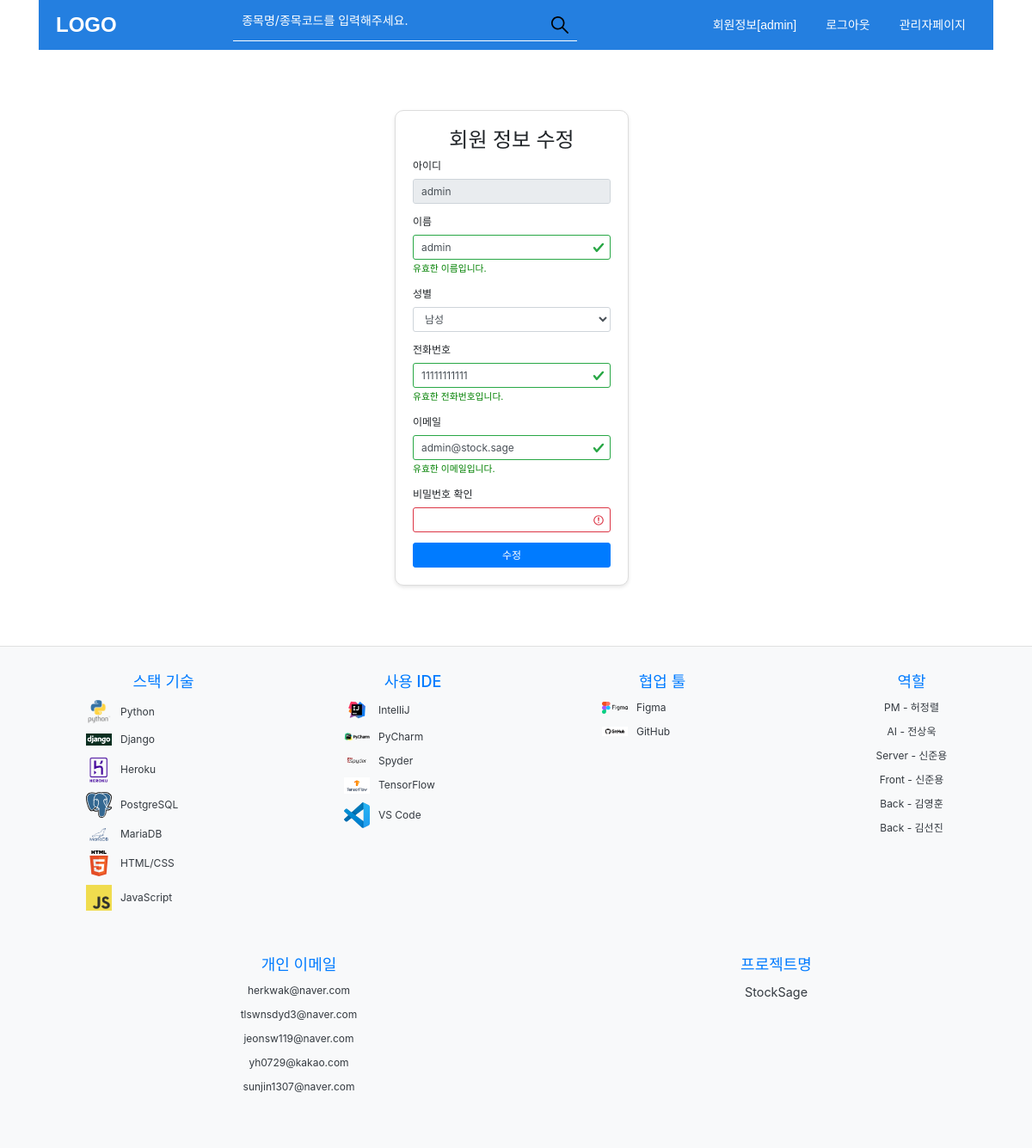
Page /member/update/ (signed in) on the committed database.
### member/models.py (models this page shows)
class Member(models.Model) :
    id = models.CharField(max_length=20, primary_key=True)
    pass1 = models.CharField(max_length=20)
    name = models.CharField(max_length=20)
    gender = models.IntegerField(default=0)
    tel = models.CharField(max_length=20)
    email = models.CharField(max_length=100)
    is_active = models.BooleanField(default=True)

### decorator/decorator.py (the view)
    def check(request):  #def function(request, id)
        print("deco")
        try:
            login = request.session["id"]
        except:
            context = {"msg": "로그인 하세요", "url": "/member/login/"}
            return render(request, "alert.html", context)
        return func(request)

### decorator/decorator.py (called while the page is built)
def loginchk(func):
    def check(request):  #def function(request, id)
        print("deco")
        try:
            login = request.session["id"]
        except:
            context = {"msg": "로그인 하세요", "url": "/member/login/"}
            return render(request, "alert.html", context)
        return func(request)
    return check

### member/views.py (called while the page is built, shortened)
@loginchk
def update(request):
    id1 = request.session["id"]
    member = Member.objects.get(id=id1)
    if request.method != "POST":
        return render(request, "member/update.html", {"member": member})

### templates/member/update.html (shortened to what this page needs)
{% extends 'base.html' %}
{% block content %}
    <link href="https://stackpath.bootstrapcdn.com/bootstrap/4.5.2/css/bootstrap.min.css" rel="stylesheet">
    <div class="edit-container">
        <h2 class="text-center">회원 정보 수정</h2>
        <form method="post" id="update-form" novalidate>
            <div class="form-group">
                <label for="id">아이디</label>
                <input type="text" class="form-control" id="id" name="id" value="{{ member.id }}" readonly>
            </div>
            <div class="form-group">
                <label for="name">이름</label>
                <input type="text" class="form-control" id="name" name="name" value="{{ member.name }}" required>
                <div class="valid-feedback">유효한 이름입니다.</div>
            </div>
            <div class="form-group">
                <label for="gender">성별</label>
                <select class="form-control" id="gender" name="gender">
                    <option value="0" {% if member.gender == 0 %}selected{% endif %}>남성</option>
                </select>
            </div>
            <div class="form-group">
                <label for="tel">전화번호</label>
                <input type="text" class="form-control" id="tel" name="tel" value="{{ member.tel }}" required>
                <div class="valid-feedback">유효한 전화번호입니다.</div>
            </div>
            <div class="form-group">
                <label for="email">이메일</label>
                <input type="email" class="form-control" id="email" name="email" value="{{ member.email }}" required>
                <div class="valid-feedback">유효한 이메일입니다.</div>
            </div>
            <div class="form-group">
                <label for="password">비밀번호 확인</label>
                <input type="password" class="form-control" id="password" name="password" required>
            </div>
            <button type="submit" class="btn btn-primary btn-block">수정</button>
        </form>
    </div>
{% endblock %}

### static/css/styles1.css (style rules this page uses)
body, html, a { margin: 0; padding: 0; height: 100%; display: flex; flex-direction: column; font-family: Arial, sans-serif; font-size: 12px; list-style:none; text-decoration : none; }

### static/css/footer.css (style rules this page uses)
body { font-family: Arial, sans-serif; margin: 0; padding: 0; }

### static/css/header.css (style rules this page uses)
body { margin: 0; font-family: 'Arial', sans-serif; background-color: #f9f9f9; }
.stock-ranking, { padding: 15px; }

### templates/member/update.html (style rules this page uses)
.edit-container { max-width: 600px; margin: 50px auto; padding: 20px; border: 1px solid #ddd; border-radius: 10px; box-shadow: 0 2px 4px rgba(0, 0, 0, 0.1); background-color: #fff; }
.valid-feedback, .invalid-feedback { display: none; font-size: 0.9em; white-space: nowrap; }
.is-valid + .valid-feedback { display: block; color: green; }

### rows in the picture
Member: id "admin", name "admin", gender "남성", tel "11111111111", email "admin@stock.sage"

### other values in the picture
{{ request.session.id }} "admin"
